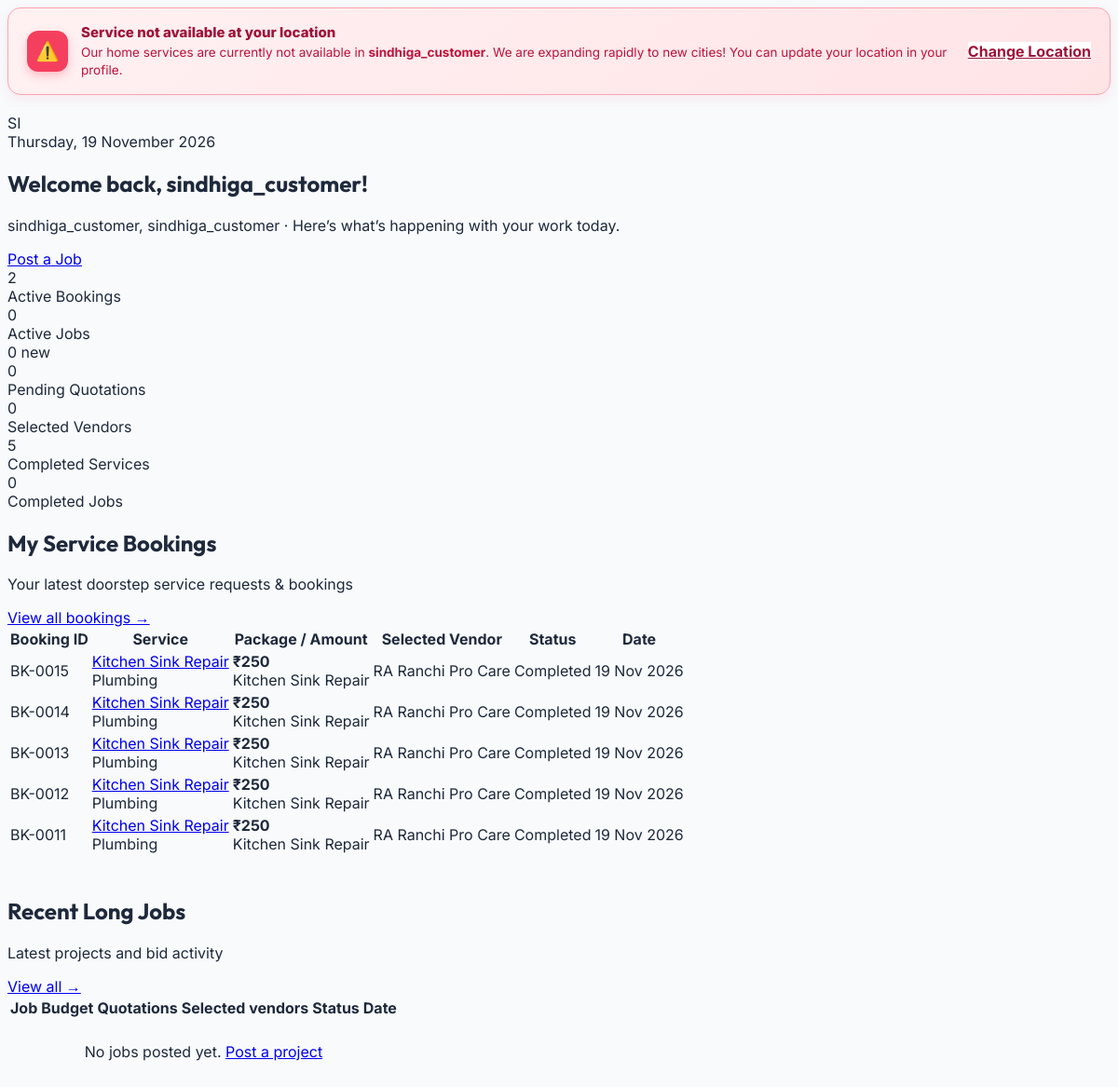
The app's page /user/dashboard (signed in), older data.
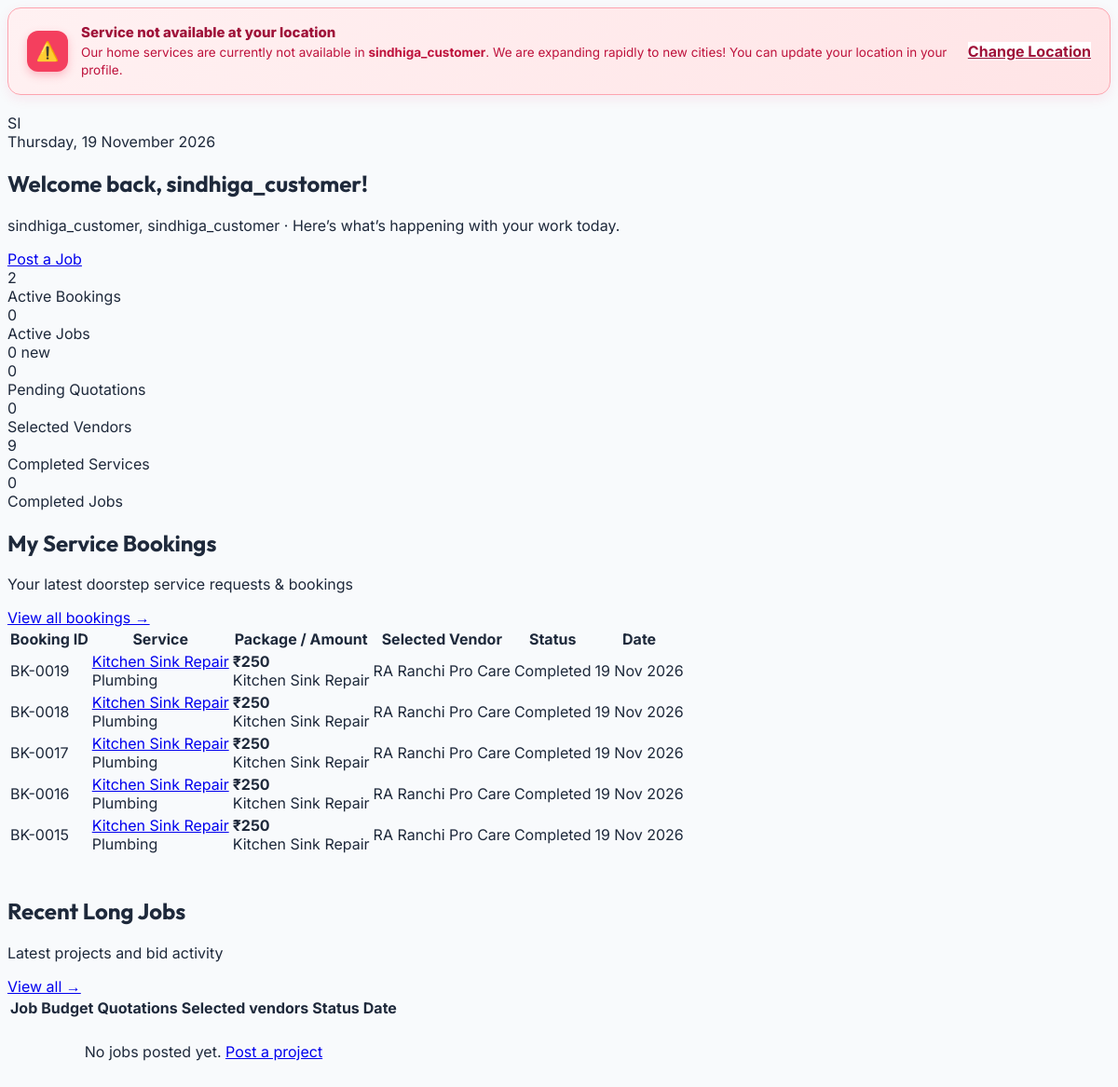
The same page, newer data.
### myapp/models.py (models this page shows, shortened)
class ServiceBooking(models.Model):
    STATUS_CHOICES = (
        ('pending', 'Pending Provider Assignment'),
        ('assigned', 'Provider Assigned / Awaiting Acceptance'),
        ('accepted', 'Accepted by Provider'),
        ('rejected', 'Rejected by Provider (Needs Reassignment)'),
        ('heading', 'Provider Heading to Location'),
        ('in_progress', 'Service In Progress'),
        ('completed', 'Service Completed'),
        ('cancelled', 'Booking Cancelled'),
    )
    customer = models.ForeignKey(CustomUser, on_delete=models.CASCADE, related_name='customer_bookings')
    vendor = models.ForeignKey(CustomUser, on_delete=models.SET_NULL, null=True, blank=True, related_name='vendor_bookings')
    quick_service = models.ForeignKey(QuickService, on_delete=models.SET_NULL, null=True, related_name='bookings')
    package_name = models.CharField(max_length=255)
    total_amount = models.DecimalField(max_digits=10, decimal_places=2)
    scheduled_date = models.DateField()
    scheduled_time = models.TimeField(null=True, blank=True)
    time_slot = models.CharField(max_length=100, blank=True, null=True, help_text="e.g. 10:00 AM - 12:00 PM")
    service_address = models.TextField()
    status = models.CharField(max_length=25, choices=STATUS_CHOICES, default='pending')
    rejection_reason = models.TextField(blank=True, null=True)
    customer_notes = models.TextField(blank=True, null=True)
    otp_code = models.CharField(max_length=6, blank=True, null=True)
    payment_status = models.CharField(max_length=20, default='pending', choices=[('pending', 'Pending'), ('paid', 'Paid'), ('failed', 'Failed')])
    payment_method = models.CharField(max_length=50, blank=True, null=True)
    transaction_reference = models.CharField(max_length=100, blank=True, null=True)
    additional_charges = models.DecimalField(max_digits=10, decimal_places=2, default=0.00)
    additional_notes = models.TextField(blank=True, null=True)
    completed_at = models.DateTimeField(null=True, blank=True)
    created_at = models.DateTimeField(default=timezone.now)
    updated_at = models.DateTimeField(auto_now=True)
    @property
    def service_provider(self):
        return self.vendor

class QuickService(models.Model):
    STATUS_CHOICES = (
        ('active', 'Active'),
        ('paused', 'Paused'),
        ('draft', 'Draft'),
    )
    vendor = models.ForeignKey(CustomUser, on_delete=models.CASCADE, related_name='vendor_services')
    title = models.CharField(max_length=255)
    category = models.ForeignKey('Category', on_delete=models.SET_NULL, null=True, blank=True)
    subcategory = models.ForeignKey('SubCategory', on_delete=models.SET_NULL, null=True, blank=True, related_name='quick_services')
    description = models.TextField(blank=True, null=True)
    base_price = models.DecimalField(max_digits=10, decimal_places=2, default=0.00)
    service_packages = models.JSONField(default=list, blank=True, null=True, help_text="List of packages/variants e.g. [{'name': 'Haircut', 'price': 150}]")
    location = models.ForeignKey('Location', on_delete=models.SET_NULL, null=True, blank=True)
    latitude = models.DecimalField(max_digits=9, decimal_places=6, null=True, blank=True, help_text="Vendor service latitude")
    longitude = models.DecimalField(max_digits=9, decimal_places=6, null=True, blank=True, help_text="Vendor service longitude")
    locality = models.CharField(max_length=255, null=True, blank=True, help_text="Colony/Locality name e.g. Lalpur, Doranda")
    service_radius_km = models.FloatField(default=10.0, help_text="Maximum service radius in km (default 10km)")
    image = models.ImageField(upload_to='quick_services/', null=True, blank=True)
    image_url = models.CharField(max_length=500, null=True, blank=True, help_text="Direct or preset image URL")
    inclusions = models.JSONField(default=list, blank=True, null=True, help_text="List of inclusions")
    exclusions = models.JSONField(default=list, blank=True, null=True, help_text="List of exclusions")
    tags = models.CharField(max_length=255, blank=True, null=True)
    gender = models.CharField(max_length=20, choices=(('women', 'Women Only'), ('men', 'Men Only'), ('all', 'Unisex / All')), default='all')
    delivery_mode = models.CharField(max_length=20, choices=(('home', 'At-Home Service'), ('parlour', 'In-Salon / Parlour Visit'), ('both', 'Both At-Home & Parlour')), default='both')
    duration = models.CharField(max_length=50, blank=True, null=True, default='45 mins')
    brand_name = models.CharField(max_length=150, blank=True, null=True, help_text="Product brand used e.g. O3+, L'Oreal, Kerastase, Philips")
    is_mono_pack = models.BooleanField(default=False, help_text="100% Sealed Single-Dose Mono Pack used")
    parlour_name = models.CharField(max_length=200, blank=True, null=True, help_text="Salon / Parlour branch name if in-salon service")
    status = models.CharField(max_length=20, choices=STATUS_CHOICES, default='active')
    created_at = models.DateTimeField(default=timezone.now)
    @property
    def user(self):
        """Backward-compatibility alias for vendor"""
        return self.vendor
    @property
    def budget(self):
        """Backward-compatibility alias for base_price"""
        return self.base_price

class Category(models.Model):
    SERVICE_TYPE_CHOICES = (
        ('job', 'Job'),
        ('quick_service', 'Quick Service'),
        ('both', 'Both'),
    )
    STATUS_CHOICES = (
        ('active', 'Active'),
        ('inactive', 'Inactive'),
    )
    name = models.CharField(max_length=100)
    image = models.ImageField(upload_to='categories/', null=True, blank=True)
    service_type = models.CharField(max_length=20, choices=SERVICE_TYPE_CHOICES, default='both')
    status = models.CharField(max_length=20, choices=STATUS_CHOICES, default='active')
    created_at = models.DateTimeField(default=timezone.now)

class VendorProfile(models.Model):
    user = models.OneToOneField(CustomUser, on_delete=models.CASCADE, related_name='vendor_profile')
    vendor_code = models.CharField(max_length=50, unique=True, null=True, blank=True)
    mobile = models.CharField(max_length=20, null=True, blank=True)
    company_name = models.CharField(max_length=255, blank=True, null=True)
    category = models.CharField(max_length=500, default='General')
    location = models.CharField(max_length=255)
    VENDOR_TYPE_CHOICES = (
        ('vendor', 'Vendor'),
        ('company', 'Company Vendor'),
    )
    vendor_type = models.CharField(max_length=20, choices=VENDOR_TYPE_CHOICES, default='vendor')
    employee_code = models.CharField(max_length=50, null=True, blank=True)
    employee_details = models.TextField(null=True, blank=True)
    dob = models.DateField(null=True, blank=True)
    gender = models.CharField(max_length=20, null=True, blank=True)
    address = models.TextField(null=True, blank=True)
    city = models.CharField(max_length=100, null=True, blank=True, help_text="Operating city")
    latitude = models.DecimalField(max_digits=9, decimal_places=6, null=True, blank=True, help_text="Vendor location latitude")
    longitude = models.DecimalField(max_digits=9, decimal_places=6, null=True, blank=True, help_text="Vendor location longitude")
    experience = models.IntegerField(default=0)
    id_proof = models.CharField(max_length=100, null=True, blank=True)
    profile_image = models.ImageField(upload_to='vendor_profiles/', null=True, blank=True)
    about = models.TextField(null=True, blank=True)
    rating = models.DecimalField(max_digits=3, decimal_places=1, default=0.0)
    available_bids = models.IntegerField(default=5)
    registered_date = models.DateTimeField(default=timezone.now)
    is_online = models.BooleanField(default=True, help_text="Is vendor currently accepting bookings?")
    working_hours = models.JSONField(
        default=dict,
        blank=True,
        help_text=(
            "Vendor-managed weekly schedule, custom arrival slots, booking limits, "
            "date-specific days off, and unavailable slots."
        ),
    )

### myapp/views.py (the view, shortened to what this page needs)
# urls.py: path('user/dashboard', views.user_dashboard, name='user_dashboard'),
@login_required
def user_dashboard(request):
    context = get_user_dashboard_context(request.user, request=request)
    return render(request, 'user-dashboard/dashboard.html', context)

### templates/user-dashboard/dashboard.html (shortened to what the changed rows need)
<!doctype html>
<html lang="en">
<head>
  <link rel="stylesheet" href="/user-dashboard/assets/styles.css">
</head>
<body data-page="dashboard" data-title="Dashboard" data-root="">
  <div class="app-shell">
    <div class="workspace">
      <main class="page">
        <section class="card hero">
          <div class="welcome">
            <div>
              <h1>Welcome back, {{ user.first_name|default:user.username }}!</h1>
            </div>
          </div>
        </section>
        <section class="stats">
          <article class="card stat-card">
            <div class="stat-value">{{ completed_qs|default:0 }}</div>
            <div class="stat-label">Completed Services</div>
          </article>
        </section>
        <div class="stack full-width" style="display: flex; flex-direction: column; gap: 24px; width: 100%;">
          <section class="card">
            <div class="card-head">
              <div>
                <h2>My Service Bookings</h2>
              </div>
            </div>
            <div class="table-wrap">
              <table class="data-table">
                <thead>
                  <tr>
                    <th>Booking ID</th>
                    <th>Service</th>
                    <th>Package / Amount</th>
                    <th>Selected Vendor</th>
                    <th>Status</th>
                    <th>Date</th>
                  </tr>
                </thead>
                <tbody>
                  {% for qs in recent_qs %}
                  <tr>
                    <td>
                      <div class="table-title">{{ qs.id_str|default:"BK" }}</div>
                    </td>
                    <td>
                      <a class="table-title" href="/user/services/my-bookings.html">{{ qs.title }}</a>
                      <div class="table-sub">{{ qs.category_name|default:"Quick Service" }}</div>
                    </td>
                    <td>
                      <div><strong>₹{{ qs.budget|floatformat:0 }}</strong></div>
                      <div class="table-sub">{{ qs.package_name|default:"Standard" }}</div>
                    </td>
                    <td>
                      {% if qs.selected_vendor_name %}
                      <div class="cell-user">
                        <span class="avatar sm vendor">{{ qs.selected_vendor_name|slice:":2"|upper }}</span>
                        <span>{{ qs.selected_vendor_name }}</span>
                      </div>
                      {% else %}
                      -
                      {% endif %}
                    </td>
                    <td>
                      {% if qs.status == 'completed' %}
                      <span class="badge badge-completed"> Completed</span>
                      {% elif qs.status == 'accepted' %}
                      <span class="badge badge-success"><span data-icon="check"></span> Accepted</span>
                      {% elif qs.status == 'cancelled' %}
                      <span class="badge badge-danger">Cancelled</span>
                      {% else %}
                      <span class="badge badge-pending">Pending</span>
                      {% endif %}
                    </td>
                    <td>{{ qs.created_at|date:"d M Y" }}</td>
                  </tr>
                  {% empty %}
                  <tr>
                    <td colspan="6" style="text-align: center; color: var(--text-muted); padding: 24px;">
                      You haven’t booked any quick services yet. <a href="/" class="link">Explore verified services on our website</a> to book an expert!
                    </td>
                  </tr>
                  {% endfor %}
                </tbody>
              </table>
            </div>
          </section>
          <section class="card">
            <div class="card-head">
              <div>
                <h2>Recent Long Jobs</h2>
              </div>
            </div>
            <div class="table-wrap">
              <table class="data-table">
                <thead>
                  <tr>
                    <th>Job</th>
                    <th>Budget</th>
                    <th>Quotations</th>
                    <th>Selected vendors</th>
                    <th>Status</th>
                    <th>Date</th>
                  </tr>
                </thead>
              </table>
            </div>
          </section>
        </div>
      </main>
    </div>
  </div>
</body>
</html>

Row changes from the older to the newer data that the page shows:
no longer on this page (row unchanged): ServiceBooking: id_str "BK-0014", title "Kitchen Sink Repair", category_name "Plumbing", budget "250", package_name "Kitchen Sink Repair", selected_vendor_name "RA", selected_vendor_name "Ranchi Pro Care", status "Completed", created_at "19 Nov 2026"
no longer on this page (row unchanged): ServiceBooking: id_str "BK-0013", title "Kitchen Sink Repair", category_name "Plumbing", budget "250", package_name "Kitchen Sink Repair", selected_vendor_name "RA", selected_vendor_name "Ranchi Pro Care", status "Completed", created_at "19 Nov 2026"
no longer on this page (row unchanged): ServiceBooking: id_str "BK-0012", title "Kitchen Sink Repair", category_name "Plumbing", budget "250", package_name "Kitchen Sink Repair", selected_vendor_name "RA", selected_vendor_name "Ranchi Pro Care", status "Completed", created_at "19 Nov 2026"
no longer on this page (row unchanged): ServiceBooking: id_str "BK-0011", title "Kitchen Sink Repair", category_name "Plumbing", budget "250", package_name "Kitchen Sink Repair", selected_vendor_name "RA", selected_vendor_name "Ranchi Pro Care", status "Completed", created_at "19 Nov 2026"
added ServiceBooking: id_str "BK-0019", title "Kitchen Sink Repair", category_name "Plumbing", budget "250", package_name "Kitchen Sink Repair", selected_vendor_name "RA", selected_vendor_name "Ranchi Pro Care", status "Completed", created_at "19 Nov 2026"
added ServiceBooking: id_str "BK-0018", title "Kitchen Sink Repair", category_name "Plumbing", budget "250", package_name "Kitchen Sink Repair", selected_vendor_name "RA", selected_vendor_name "Ranchi Pro Care", status "Completed", created_at "19 Nov 2026"
added ServiceBooking: id_str "BK-0017", title "Kitchen Sink Repair", category_name "Plumbing", budget "250", package_name "Kitchen Sink Repair", selected_vendor_name "RA", selected_vendor_name "Ranchi Pro Care", status "Completed", created_at "19 Nov 2026"
added ServiceBooking: id_str "BK-0016", title "Kitchen Sink Repair", category_name "Plumbing", budget "250", package_name "Kitchen Sink Repair", selected_vendor_name "RA", selected_vendor_name "Ranchi Pro Care", status "Completed", created_at "19 Nov 2026"
Text that changed along with them:
{{ completed_qs|default:0 }}: "5" → "9"
